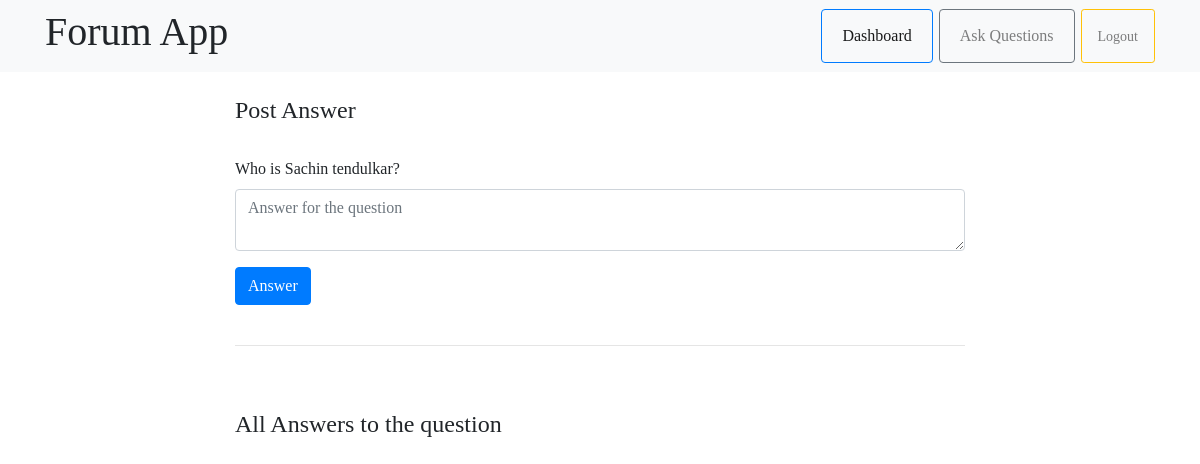
Page /discussion/3/ on the earlier database version.
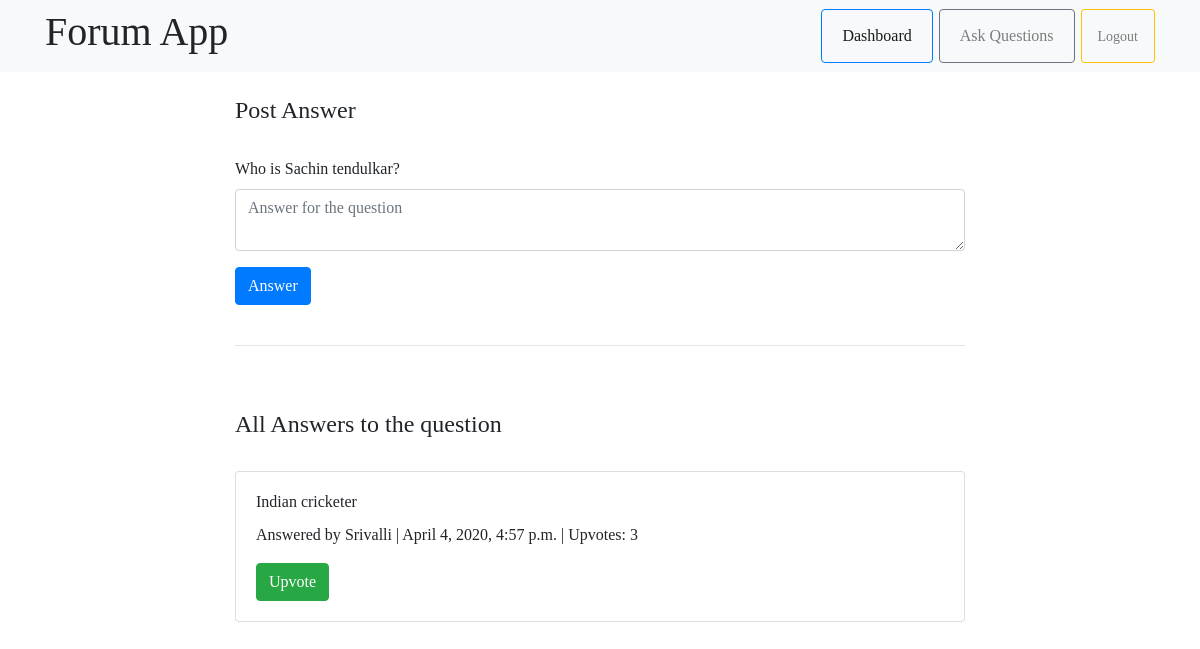
Same page on the later database version.
### quora/models.py (models this page shows, shortened)
class Answer(models.Model):
	answer = models.CharField(max_length=1000, blank=True)
	timestamp = models.DateTimeField(auto_now_add=True, blank=True)
	question = models.ForeignKey(Question, on_delete=models.CASCADE)
	author = models.ForeignKey(User, on_delete=models.CASCADE)
	upvotes = models.IntegerField(blank=True)

### quora/views.py (the view, shortened to what this page needs)
# urls.py: path('discussion/<int:question_id>/',discussion),
def discussion(request, question_id):
    question=Question.objects.get(pk=question_id)
    all_answers=Answer.objects.filter(question=question_id)
    return render(request,"discussion.html", {"all_answers":all_answers,"question":question})

### quora/templates/discussion.html (shortened to what this page needs)
{% extends 'base1.html' %}
{% block body %}
	<div class="container">
		<div class="row">
			<div class="col-md-2"></div>
			<div class="col-md-8">
				<div class="sub-head mt-4 mb-2">
					<h4>Post Answer</h4>
				</div><br>
				<form action="/discussion/{{question.id}}/" method="POST">
					<div class="form-group">
						<label>{{question.question}}</label>
						<textarea class="form-control" name="answer" placeholder="Answer for the question"></textarea>
					</div>
					<button type="submit" class="btn btn-primary">Answer</button>
				</form>
				<br>
				<hr>
				<br>
				<div class="sub-head mt-4 mb-2">
					<h4>All Answers to the question</h4>
				</div><br>
				{% for answer in all_answers %}
					<div class="card">
						<div class="card-body">
							<h6 class="card-title">{{ answer.answer }}</h6>
							<p class="card-text">Answered by {{ answer.author }} | {{ answer.timestamp }} | Upvotes: {{ answer.upvotes }}</p>
							<a href="/upvote/{{answer.id}}/" class="btn btn-success">Upvote</a>
						</div>
					</div><br>
				{% endfor %}
			</div>
			<div class="col-md-2"></div>
		</div>
	</div>
{% endblock %}

Differences in the rows shown:
added Answer: answer "Indian cricketer", author "Srivalli", timestamp "April 4, 2020, 4:57 p.m.", upvotes "3"
